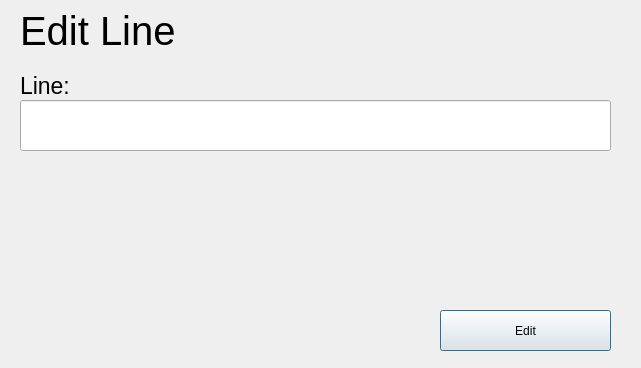
<?xml version="1.0" encoding="UTF-8"?>
<ui version="4.0">
 <class>edit_line</class>
 <widget class="QDialog" name="edit_line">
  <property name="geometry">
   <rect>
    <x>0</x>
    <y>0</y>
    <width>641</width>
    <height>368</height>
   </rect>
  </property>
  <property name="windowTitle">
   <string>Dialog</string>
  </property>
  <widget class="QLabel" name="label">
   <property name="geometry">
    <rect>
     <x>20</x>
     <y>-20</y>
     <width>191</width>
     <height>101</height>
    </rect>
   </property>
   <property name="font">
    <font>
     <pointsize>30</pointsize>
    </font>
   </property>
   <property name="text">
    <string>Edit Line</string>
   </property>
  </widget>
  <widget class="QLineEdit" name="lineEdit">
   <property name="geometry">
    <rect>
     <x>20</x>
     <y>100</y>
     <width>591</width>
     <height>51</height>
    </rect>
   </property>
   <property name="font">
    <font>
     <pointsize>18</pointsize>
    </font>
   </property>
  </widget>
  <widget class="QPushButton" name="pushButton">
   <property name="geometry">
    <rect>
     <x>440</x>
     <y>310</y>
     <width>171</width>
     <height>41</height>
    </rect>
   </property>
   <property name="text">
    <string>Edit</string>
   </property>
  </widget>
  <widget class="QLabel" name="label_2">
   <property name="geometry">
    <rect>
     <x>20</x>
     <y>70</y>
     <width>131</width>
     <height>31</height>
    </rect>
   </property>
   <property name="font">
    <font>
     <pointsize>17</pointsize>
    </font>
   </property>
   <property name="text">
    <string>Line:</string>
   </property>
  </widget>
 </widget>
 <resources/>
 <connections/>
</ui>
